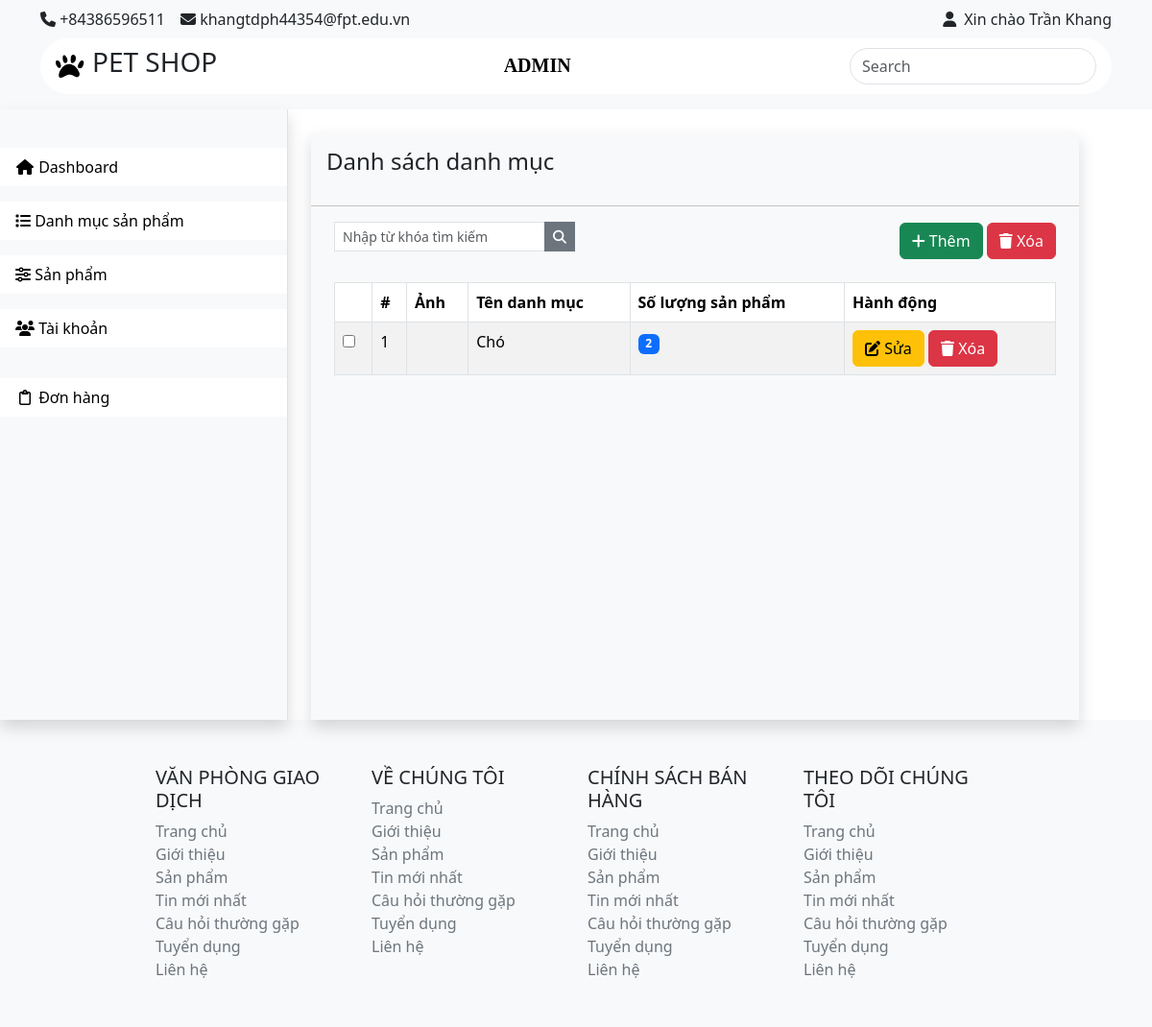
The app's page /admin/index.php?act=list-cgr (signed in) with its own data.
### tables this page shows
CREATE TABLE `category` (
  `id` int NOT NULL,
  `name` varchar(50) NOT NULL,
  `image_src` text NOT NULL
);

### admin/controllers/CategoryController.php (called while the page is built, shortened)
<?php
class CategoryController
{
    public $categoryQuery;
    public function __construct()
    {
        $this->categoryQuery = new CategoryQuery();
    }
    public function list()
    {
        $listCgr = $this->categoryQuery->all();
        include "views/category/list.php";
    }
}

### commons/functions.php (called while the page is built, shortened)
<?php
    function connectDB()
    {
        $host = DB_HOST;
        $dbName = DB_NAME;
        try {
            $conn = new PDO("mysql:host=$host;dbname=$dbName", DB_USER, DB_PASS);
            return $conn;
        } catch (PDOException $e) {
            echo "Lỗi: " . $e->getMessage();
            echo "<hr>";
        }
    }
    function convertToObjCategory($row) {
        $category = new Category();
        $category->id = $row['id'];
        $category->name = $row['name'];
        $category->image_src = $row['image_src'];
        $category->status = $row['status'];
        return $category;
    }
?>

### admin/models/CategoryQuery.php (called while the page is built, shortened)
<?php
class CategoryQuery
{
    public $pdo;
    public function __construct()
    {
        $this->pdo = connectDB();
    }
    public function __destruct()
    {
        $this->pdo = null;
    }
    public function all()
    {
        try {
            $sql = "SELECT category.id AS id,
                category.name AS name,
                category.image_src AS image_src,
                COUNT(product.id) AS status
            FROM category
            LEFT JOIN product ON category.id = product.category_id
            GROUP BY category.id, category.name, category.image_src";
            $data = $this->pdo->query($sql)->fetchAll();
            $listCgr = [];
            foreach ($data as $row) {
                $listCgr[] = convertToObjCategory($row);
            }
            return $listCgr;
        } catch (Exception $e) {
            echo "Lỗi: " . $e->getMessage();
            echo "<hr>";
        }
    }
}

### admin/views/category/list.php (the view)
<div class="shadow bg-light pb-5 mt-4 ms-4 col-md-8">
    <h4 class="p-3">Danh sách danh mục</h4>
    <hr>
    <div class="d-flex justify-content-between align-items-center">
        <form action="" class="ms-4">
            <div class="input-group input-group-sm">
                <input class="form-control rounded-0 mb-2" type="search" id="search" name="search"
                    placeholder="Nhập từ khóa tìm kiếm" aria-label="Sizing example input"
                    aria-describedby="inputGroup-sizing-sm">
                <div class="input-group-sm">
                    <button type="button" class="btn btn-secondary rounded-0">
                        <i class="fa fa-search"></i>
                    </button>
                </div>
            </div>
        </form>
        <div class="me-4">
            <a href="?act=add-cgr" class="text-light">
                <button class="btn btn-success">
                    <i class="fa-solid fa-plus"></i> Thêm
                </button>
            </a>
            <button class="btn btn-danger">
                <i class="fa-solid fa-trash"></i>
                <a href="" class="text-light">Xóa</a>
            </button>
        </div>
    </div>
    <div class="pt-4 ms-4 me-4">
        <table class="table table-striped table-hover table-bordered">
            <thead>
                <tr>
                    <th></th>
                    <th scope="col">#</th>
                    <th scope="col">Ảnh</th>
                    <th scope="col">Tên danh mục</th>
                    <th scope="col">Số lượng sản phẩm</th>
                    <th scope="col">Hành động</th>
                </tr>
            </thead>
            <tbody>
                <?php foreach ($listCgr as $cgr) : ?>
                <tr>
                    <td>
                        <input type="checkbox">
                    </td>
                    <td scope="row"><?= $cgr->id ?></td>
                    <td><img src="..." alt=""></td>
                    <td>
                        <div style="white-space: nowrap; overflow: hidden; text-overflow: ellipsis; width: 100px;">
                            <?= $cgr->name ?>
                        </div>
                    </td>
                    <td>
                        <span class="badge bg-primary"><?= $cgr->status ?></span>
                    </td>
                    <td>
                        <a href="?act=edit-cgr&id=<?= $cgr->id?>" class="text-white">
                            <button class="btn btn-warning">
                                <i class="fa-solid fa-pen-to-square"></i> Sửa
                            </button>
                        </a>
                        <a href="?act=del-cgr&id=<?= $cgr->id?>"
                            onclick="return confirm('Bạn có chắc chắn muốn xóa sản phẩm này?')" class="text-white">
                            <button class="btn btn-danger">
                                <i class="fa-solid fa-trash"></i> Xóa
                            </button>
                        </a>
                    </td>
                </tr>
                <?php endforeach; ?>
            </tbody>
        </table>
    </div>
</div>

### css/style.css (style rules this page uses)
* { margin: 0; padding: 0; box-sizing: border-box; list-style-type: none; text-decoration: none; }
a { text-decoration: none; color: black; }

### records on screen
category: id "1", name "Chó", status "2"
